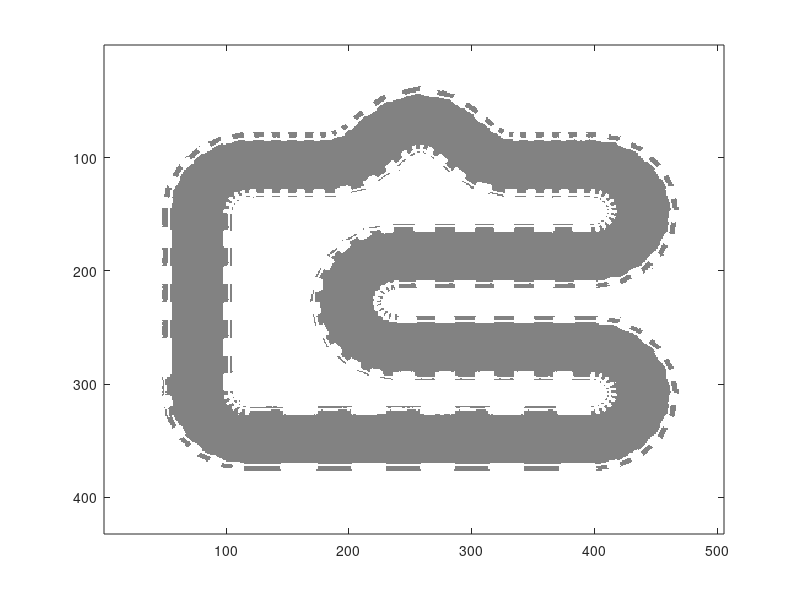

Here is the MATLAB script that generated this plot: (Note: this script raises an error after producing the figure.)
% ----------------------------------------
% --------Initialize Visualization--------
% ----------------------------------------

load('rctrk.mat');
figure(1)
% 
f = hgtransform;
bg = imagesc(rctrk(:,end:-1:1),'Parent',f); colormap gray;
S = makehgtform('scale',0.5);
R = makehgtform('zrotate',pi);
T = makehgtform('translate',[170 175 0]);
M = T*R*S;
f.Matrix = M;
axis image
view([-90 90]);
% axis([-10,10,-10,10])
hold on

g = hgtransform;
r = rectangle('Parent',g,'Position',[0 0 3.5 1.85],'FaceColor',[1 1 1]);
C = makehgtform('translate',[-1.75,-0.925,0]);
g.Matrix = C;
drawnow


